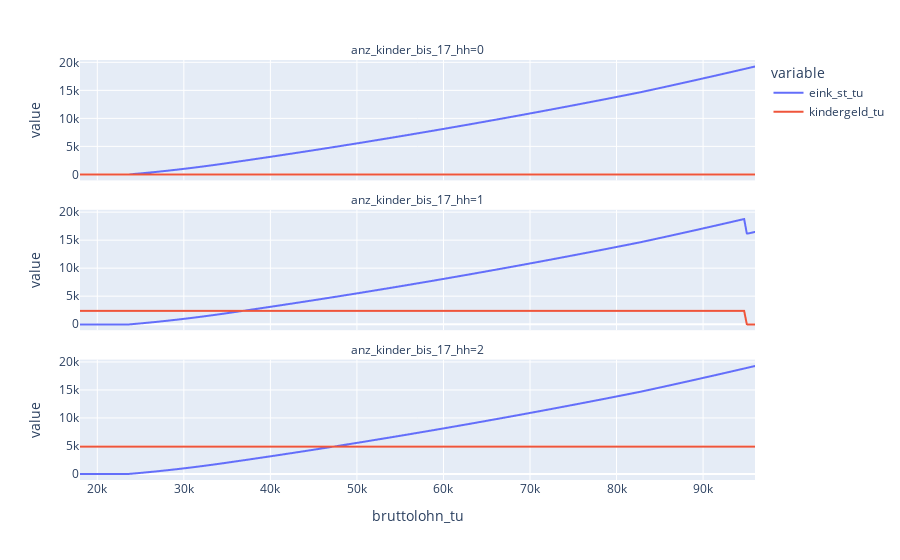

The notebook cell this image was saved under:
### Code cell
plot_kindergeld(df)

### Figure 1 — Plotly figure (JSON) as saved in the notebook; plotly's stock layout.template omitted (floating-point values rounded to 4 significant figures; data arrays with more than 128 entries replaced by an {"elided": "..."} marker saying what was removed)
{"data": [{"hovertemplate": "variable=eink_st_tu<br>anz_kinder_bis_17_hh=0<br>bruttolohn_tu=%{x}<br>value=%{y}<extra></extra>", "legendgroup": "eink_st_tu", "line": {"color": "#636efa", "dash": "solid"}, "marker": {"symbol": "circle"}, "mode": "lines", "name": "eink_st_tu", "showlegend": true, "type": "scattergl", "x": {"elided": "250 float values"}, "xaxis": "x3", "y": {"elided": "250 int values"}, "yaxis": "y3"}, {"hovertemplate": "variable=eink_st_tu<br>anz_kinder_bis_17_hh=1<br>bruttolohn_tu=%{x}<br>value=%{y}<extra></extra>", "legendgroup": "eink_st_tu", "line": {"color": "#636efa", "dash": "solid"}, "marker": {"symbol": "circle"}, "mode": "lines", "name": "eink_st_tu", "showlegend": false, "type": "scattergl", "x": {"elided": "250 float values"}, "xaxis": "x2", "y": {"elided": "250 int values"}, "yaxis": "y2"}, {"hovertemplate": "variable=eink_st_tu<br>anz_kinder_bis_17_hh=2<br>bruttolohn_tu=%{x}<br>value=%{y}<extra></extra>", "legendgroup": "eink_st_tu", "line": {"color": "#636efa", "dash": "solid"}, "marker": {"symbol": "circle"}, "mode": "lines", "name": "eink_st_tu", "showlegend": false, "type": "scattergl", "x": {"elided": "250 float values"}, "xaxis": "x", "y": {"elided": "250 int values"}, "yaxis": "y"}, {"hovertemplate": "variable=kindergeld_tu<br>anz_kinder_bis_17_hh=0<br>bruttolohn_tu=%{x}<br>value=%{y}<extra></extra>", "legendgroup": "kindergeld_tu", "line": {"color": "#EF553B", "dash": "solid"}, "marker": {"symbol": "circle"}, "mode": "lines", "name": "kindergeld_tu", "showlegend": true, "type": "scattergl", "x": {"elided": "250 float values"}, "xaxis": "x3", "y": {"elided": "250 int values"}, "yaxis": "y3"}, {"hovertemplate": "variable=kindergeld_tu<br>anz_kinder_bis_17_hh=1<br>bruttolohn_tu=%{x}<br>value=%{y}<extra></extra>", "legendgroup": "kindergeld_tu", "line": {"color": "#EF553B", "dash": "solid"}, "marker": {"symbol": "circle"}, "mode": "lines", "name": "kindergeld_tu", "showlegend": false, "type": "scattergl", "x": {"elided": "250 float values"}, "xaxis": "x2", "y": {"elided": "250 int values"}, "yaxis": "y2"}, {"hovertemplate": "variable=kindergeld_tu<br>anz_kinder_bis_17_hh=2<br>bruttolohn_tu=%{x}<br>value=%{y}<extra></extra>", "legendgroup": "kindergeld_tu", "line": {"color": "#EF553B", "dash": "solid"}, "marker": {"symbol": "circle"}, "mode": "lines", "name": "kindergeld_tu", "showlegend": false, "type": "scattergl", "x": {"elided": "250 float values"}, "xaxis": "x", "y": {"elided": "250 int values"}, "yaxis": "y"}], "layout": {"annotations": [{"font": {}, "showarrow": false, "text": "anz_kinder_bis_17_hh=2", "x": 0.5, "xanchor": "center", "xref": "paper", "y": 0.2867, "yanchor": "bottom", "yref": "paper"}, {"font": {}, "showarrow": false, "text": "anz_kinder_bis_17_hh=1", "x": 0.5, "xanchor": "center", "xref": "paper", "y": 0.6433, "yanchor": "bottom", "yref": "paper"}, {"font": {}, "showarrow": false, "text": "anz_kinder_bis_17_hh=0", "x": 0.5, "xanchor": "center", "xref": "paper", "y": 1.0, "yanchor": "bottom", "yref": "paper"}], "legend": {"title": {"text": "variable"}, "tracegroupgap": 0}, "margin": {"t": 60}, "xaxis": {"anchor": "y", "domain": [0, 1], "title": {"text": "bruttolohn_tu"}}, "xaxis2": {"anchor": "y2", "domain": [0, 1], "matches": "x", "showticklabels": false}, "xaxis3": {"anchor": "y3", "domain": [0, 1], "matches": "x", "showticklabels": false}, "yaxis": {"anchor": "x", "domain": [0, 0.2867], "title": {"text": "value"}}, "yaxis2": {"anchor": "x2", "domain": [0.3567, 0.6433], "matches": "y", "title": {"text": "value"}}, "yaxis3": {"anchor": "x3", "domain": [0.7133, 1.0], "matches": "y", "title": {"text": "value"}}}}
